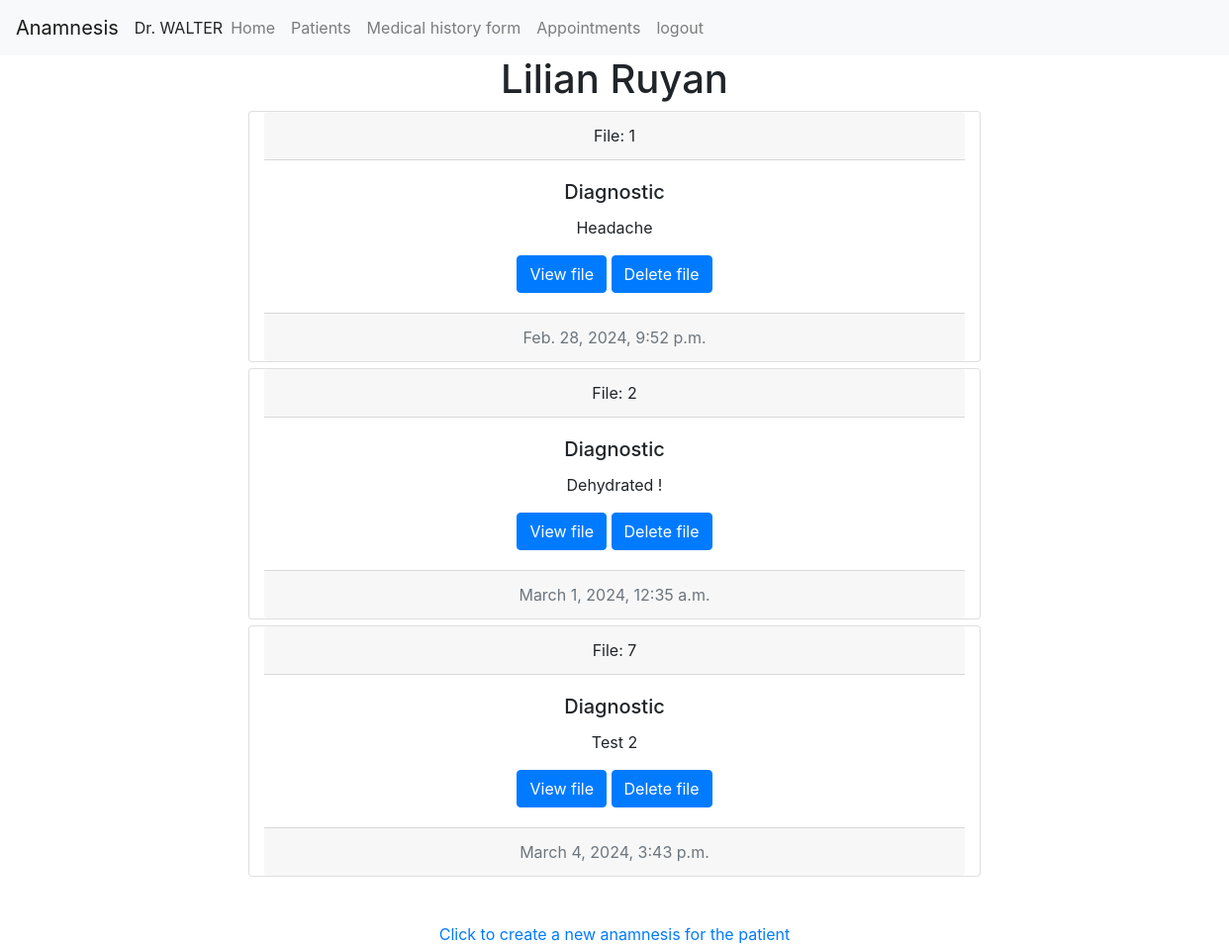
Before: /file/11 (signed in) with the older database file.
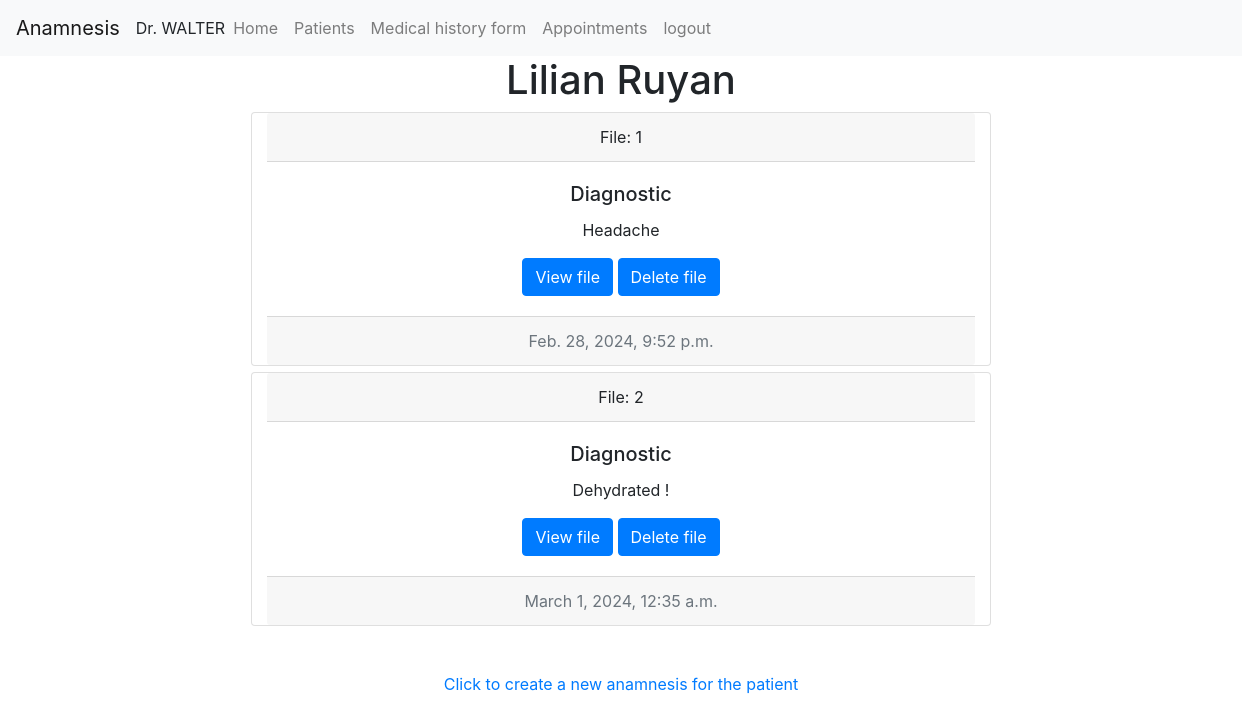
After: the same page with the newer database file.
### anamnesis/models.py (models this page shows)
class Patienthistory(models.Model):
    patient = models.ForeignKey(Patient, on_delete=models.CASCADE, blank=True, null=True, related_name="patient_history")
    date = models.DateTimeField() #date the file was created
    diagnostic =models.CharField(max_length=500, blank=True, null=True)
    history =models.CharField(max_length=500, blank=True, null=True) # Explanation of the symptoms
    prescription = models.CharField(max_length=500, blank=True, null=True)
    visit = models.CharField(max_length=30, blank=True, null=True) # Reason the patient is visiting
    nextappointment = models.DateTimeField(null=True, blank=True)

### anamnesis/views.py (the view, shortened to what this page needs)
# urls.py: path("file/<int:patient_id>", views.file, name="file"), #pull a patien file
def file(request, patient_id):
    if request.method == "GET":
        patient = Patient.objects.get(pk=patient_id)
        files = Patienthistory.objects.filter(patient_id=patient_id)
        paginator = Paginator(files, 10) #show 10 posts per page
        page_number = request.GET.get('page')
        page_obj = paginator.get_page(page_number)
        return render(request, "anamnesis/patientFile.html", {
            "patient": patient,
            "files": page_obj,
        })

### anamnesis/templates/anamnesis/patientFile.html (shortened to what this page needs)
{% extends "anamnesis/layout.html" %}
{% load static %}
{% block body %}
    {% if user.is_authenticated %}
        <div class="container">
            <div>
                <h1 style="text-align: center;">{{patient.name}} {{patient.lastname}}</h1>
            </div>
        {% for file in files %}
            <div class="card col-sm-8 container text-center">
                <div class="card-header">
                    File: {{file.id}}
                </div>
                <div class="card-body">
                    <h5 class="card-title">Diagnostic</h5>
                    <p class="card-text">{{file.diagnostic}}</p>
                    <a href="{% url 'fileview' file_id=file.id %}" class="btn btn-primary">View file</a>
                    <a href="{% url 'deletefile' file_id=file.id patient_id=patient.id %}" class="btn btn-primary">Delete file</a>
                </div>
                <div class="card-footer text-muted">
                {{file.date}}
                </div>
            </div>
        {% endfor %}
            <div>
                <nav aria-label="Page navigation example">
                </nav>
            </div>
            <div class="mt-4 d-flex flex-md-row justify-content-center" id="clickallpatients">
                <a href="{% url 'history' patient_id=patient.id %}" id="">Click to create a new anamnesis for the patient</a>
            </div>
        </div>
    {% else %}
    <h4>403. You do not have access</h4>
    {% endif %}
{% endblock %}

Changed rows visible on the page:
removed Patienthistory: id "7", diagnostic "Test 2", date "March 4, 2024, 3:43 p.m."
